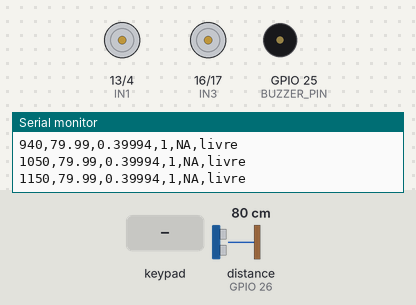
A sketch run on a simulated ESP32. On the bench: motor-driver pin pairs drawn as motors (green arrow = first pin HIGH = forward, orange = second pin HIGH = backward, longer = more drive), buzzer (waves = sounding, pin HIGH), the last lines printed to the serial monitor. Wiring (inferred from the names in the program): ultrasonic range finder: trigger GPIO 27; echo GPIO 26. Inputs (shaded band) come from the test bench; at power-on: distance to the obstacle (sensor on GPIO 26) 80 cm. The echo pulse lasts 58.3 µs per cm; pins used as bus, display or sensor lines are not drawn.

Above: at 1.2 s.
1.3 s: distance to the obstacle (sensor on GPIO 26) set to 22 cm
2.8 s: distance to the obstacle (sensor on GPIO 26) set to 19 cm
At 2.96 s:
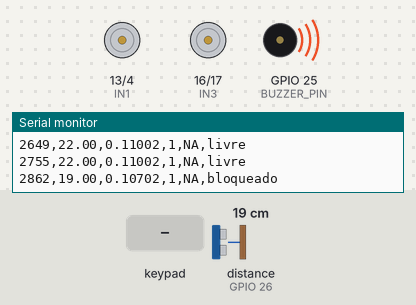
5.8 s: key 'D' pressed
At 5.85 s:
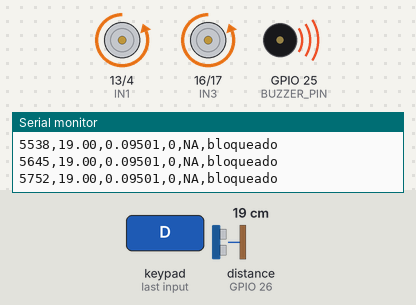
8.8 s: key 'L' pressed
At 9.05 s:
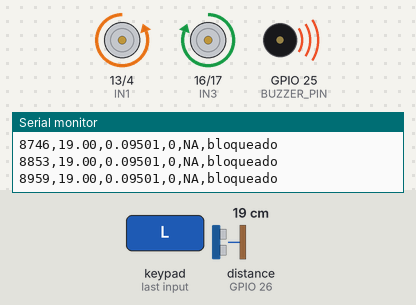
11.8 s: key 'R' pressed
At 11.9 s:
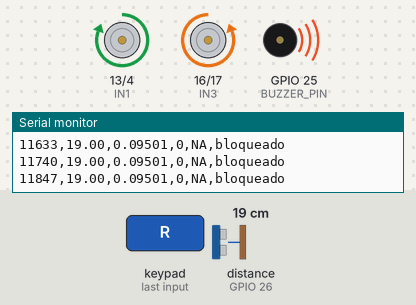
14.8 s: distance to the obstacle (sensor on GPIO 26) set to 35 cm
At 15.3 s:
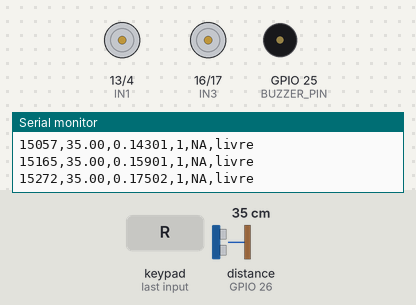
Timing chart, 0 to 17.3 s (numbered marks = the images above; inputs shaded):
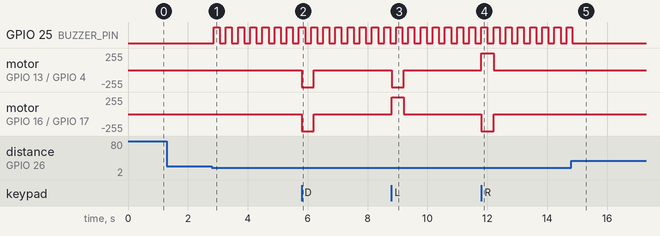

Measured:
- the behaviour switches between 21 and 20 cm on distance to the obstacle (sensor on GPIO 26) (found by bisection; images 0 and 1)
- after the input at 2.8 s, GPIO 25 (BUZZER_PIN): alternates HIGH for 0.20 s and LOW for 0.20 s, starting after 0.06 s
- after the input at 5.8 s, motor on GPIO 13 (IN1) / GPIO 4 (IN2), motor on GPIO 16 (IN3) / GPIO 17 (IN4): stopped → backward 255/255 at once, → stopped 0.40 s later
- after the input at 8.8 s, motor on GPIO 13 (IN1) / GPIO 4 (IN2): stopped → backward 255/255 at once, → stopped 0.40 s later; motor on GPIO 16 (IN3) / GPIO 17 (IN4): stopped → forward 255/255 at once, → stopped 0.40 s later
- after the input at 11.8 s, motor on GPIO 13 (IN1) / GPIO 4 (IN2): stopped → forward 255/255 at once, → stopped 0.40 s later; motor on GPIO 16 (IN3) / GPIO 17 (IN4): stopped → backward 255/255 at once, → stopped 0.40 s later
- after the input at 14.8 s, GPIO 25 (BUZZER_PIN): goes on until 14.8 s, then stays LOW

The sketch:

carrinhoV2.ino
```cpp
#include <DabbleESP32.h>

// Após treinar e exportar a Arduino Library no Edge Impulse:
// 1. Instale o ZIP da biblioteca no Arduino IDE.
// 2. Troque o nome do cabeçalho abaixo pelo nome real do arquivo exportado.
// 3. Mude TINYML_MODEL_READY de 0 para 1.
#define TINYML_MODEL_READY 0

#if TINYML_MODEL_READY
#define EI_INFERENCING_HEADER "substituir-pelo-projeto_inferencing.h"
#include EI_INFERENCING_HEADER
#endif

// =====================================================
// CONFIGURAÇÕES GERAIS
// =====================================================

#define BLUETOOTH_NAME "My Bluetooth Car"

#define ULTRASONIC_ENABLED true
#define BUZZER_ENABLED true

#define OBSTACLE_DISTANCE_CM 20.0f
#define MAX_FEATURE_DISTANCE_CM 200.0f
#define MODEL_NEAR_PROBABILITY 0.60f

// =====================================================
// L298N - MOTORES
// =====================================================

#define IN1 13
#define IN2 4
#define IN3 16
#define IN4 17

#define LEFT_INVERTED false
#define RIGHT_INVERTED false

// =====================================================
// HC-SR04 E BUZZER
// =====================================================

#define TRIG_PIN 27
#define ECHO_PIN 26
#define BUZZER_PIN 25

// =====================================================
// VARIÁVEIS
// =====================================================

const int WINDOW_SIZE = 5;

float recentDistances[WINDOW_SIZE] = {0};
float runningSum = 0;

int sampleCount = 0;
int samplePosition = 0;

float distanceCm = 999.0f;
float averageCm = 0.0f;
float feature = 0.0f;
float nearProbability = 0.0f;

bool validEcho = false;
bool modelNear = false;
bool obstacleDetected = true;
bool buzzerState = false;

unsigned long lastDistanceCheck = 0;
unsigned long lastBuzzerUpdate = 0;

// =====================================================
// SETUP
// =====================================================

void setup() {
  Serial.begin(115200);

  pinMode(IN1, OUTPUT);
  pinMode(IN2, OUTPUT);
  pinMode(IN3, OUTPUT);
  pinMode(IN4, OUTPUT);

  pinMode(TRIG_PIN, OUTPUT);
  pinMode(ECHO_PIN, INPUT);
  digitalWrite(TRIG_PIN, LOW);

  pinMode(BUZZER_PIN, OUTPUT);
  digitalWrite(BUZZER_PIN, LOW);

  stopMotors();

  Dabble.begin(BLUETOOTH_NAME);

  // Saída para coleta dos dados.
  // Linhas "sem_eco" não devem ser usadas no treinamento.
  Serial.println(
    "tempo_ms,distancia_cm,feature,label,prob_perto,estado"
  );
}

// =====================================================
// PRÉ-PROCESSAMENTO
// =====================================================

void addDistance(float value) {
  if (sampleCount == WINDOW_SIZE) {
    runningSum -= recentDistances[samplePosition];
  } else {
    sampleCount++;
  }

  recentDistances[samplePosition] = value;
  runningSum += value;

  samplePosition = (samplePosition + 1) % WINDOW_SIZE;

  // Média móvel das últimas cinco leituras válidas.
  averageCm = runningSum / sampleCount;

  // Limitação entre 0 e 200 cm e normalização entre 0 e 1.
  feature =
    constrain(averageCm, 0.0f, MAX_FEATURE_DISTANCE_CM)
    / MAX_FEATURE_DISTANCE_CM;
}

// =====================================================
// CLASSIFICAÇÃO TINYML
// =====================================================

bool classifyNear(float input, float &probability) {
#if TINYML_MODEL_READY

  // Este sketch espera um modelo treinado com UMA feature:
  // a distância média normalizada entre 0 e 1.
  if (EI_CLASSIFIER_DSP_INPUT_FRAME_SIZE != 1) {
    return true;
  }

  float values[] = {input};
  signal_t signal;

  if (numpy::signal_from_buffer(values, 1, &signal) != 0) {
    return true;
  }

  ei_impulse_result_t result = {0};

  if (run_classifier(&signal, &result, false) != EI_IMPULSE_OK) {
    return true;
  }

  bool foundNear = false;

  for (size_t i = 0; i < EI_CLASSIFIER_LABEL_COUNT; i++) {
    String label = String(
      ei_classifier_inferencing_categories[i]
    );

    label.toLowerCase();

    // Aceita os nomes de classe "0" ou "perto".
    if (label == "0" || label == "perto") {
      probability = result.classification[i].value;
      foundNear = true;
    }
  }

  // Se a classe "perto" não for encontrada, bloqueia por segurança.
  return !foundNear ||
         probability >= MODEL_NEAR_PROBABILITY;

#else

  // Antes de instalar a biblioteca, funciona apenas
  // como coleta de dados e proteção pelo limiar de 20 cm.
  probability = 0.0f;
  return false;

#endif
}

// =====================================================
// REGISTRO DOS DADOS
// =====================================================

void printCsv(const char *state) {
  Serial.print(millis());
  Serial.print(',');

  if (validEcho) {
    Serial.print(distanceCm, 2);
    Serial.print(',');

    Serial.print(feature, 5);
    Serial.print(',');

    // Rótulo calculado pela média móvel.
    Serial.print(
      averageCm <= OBSTACLE_DISTANCE_CM ? 0 : 1
    );
  } else {
    Serial.print("NA,NA,NA");
  }

  Serial.print(',');

#if TINYML_MODEL_READY
  if (validEcho) {
    Serial.print(nearProbability, 5);
  } else {
    Serial.print("NA");
  }
#else
  Serial.print("NA");
#endif

  Serial.print(',');
  Serial.println(state);
}

// =====================================================
// LOOP PRINCIPAL
// =====================================================

void loop() {
  Dabble.processInput();

  // Lê o sensor aproximadamente a cada 100 ms.
  if (
    ULTRASONIC_ENABLED &&
    millis() - lastDistanceCheck >= 100
  ) {
    lastDistanceCheck = millis();

    distanceCm = readDistance();

    // 999 significa ausência de eco, não distância de 999 cm.
    validEcho =
      distanceCm > 0 &&
      distanceCm != 999.0f;

    if (validEcho) {
      addDistance(distanceCm);

      nearProbability = 0.0f;
      modelNear = classifyNear(
        feature,
        nearProbability
      );

      // A proteção física de 20 cm permanece ativa,
      // mesmo quando o modelo estiver instalado.
      obstacleDetected =
        distanceCm <= OBSTACLE_DISTANCE_CM ||
        modelNear;

      printCsv(
        obstacleDetected ? "bloqueado" : "livre"
      );
    } else {
      // Sem leitura válida, bloqueia o avanço.
      obstacleDetected = true;
      printCsv("sem_eco");
    }
  }

  updateBuzzer();

  // FRENTE
  if (GamePad.isUpPressed()) {
    if (
      ULTRASONIC_ENABLED &&
      obstacleDetected
    ) {
      stopMotors();
    } else {
      moveForward();
    }
  }

  // RÉ
  else if (GamePad.isDownPressed()) {
    moveBackward();
  }

  // ESQUERDA
  else if (GamePad.isLeftPressed()) {
    turnLeft();
  }

  // DIREITA
  else if (GamePad.isRightPressed()) {
    turnRight();
  }

  // PARADO
  else {
    stopMotors();
  }

  delay(10);
}

// =====================================================
// MOVIMENTAÇÃO
// =====================================================

void moveForward() {
  setLeftMotor(true);
  setRightMotor(true);
}

void moveBackward() {
  setLeftMotor(false);
  setRightMotor(false);
}

void turnLeft() {
  setLeftMotor(false);
  setRightMotor(true);
}

void turnRight() {
  setLeftMotor(true);
  setRightMotor(false);
}

void stopMotors() {
  digitalWrite(IN1, LOW);
  digitalWrite(IN2, LOW);

  digitalWrite(IN3, LOW);
  digitalWrite(IN4, LOW);
}

void setLeftMotor(bool forward) {
  bool direction =
    LEFT_INVERTED ? !forward : forward;

  digitalWrite(
    IN1,
    direction ? HIGH : LOW
  );

  digitalWrite(
    IN2,
    direction ? LOW : HIGH
  );
}

void setRightMotor(bool forward) {
  bool direction =
    RIGHT_INVERTED ? !forward : forward;

  digitalWrite(
    IN3,
    direction ? HIGH : LOW
  );

  digitalWrite(
    IN4,
    direction ? LOW : HIGH
  );
}

// =====================================================
// LEITURA DO SENSOR HC-SR04
// =====================================================

float readDistance() {
  digitalWrite(TRIG_PIN, LOW);
  delayMicroseconds(2);

  digitalWrite(TRIG_PIN, HIGH);
  delayMicroseconds(10);

  digitalWrite(TRIG_PIN, LOW);

  unsigned long duration =
    pulseIn(ECHO_PIN, HIGH, 30000);

  if (duration == 0) {
    return 999.0f;
  }

  return duration * 0.0343f / 2.0f;
}

// =====================================================
// BUZZER
// =====================================================

void updateBuzzer() {
  if (!BUZZER_ENABLED) {
    return;
  }

  if (obstacleDetected) {
    if (
      millis() - lastBuzzerUpdate >= 200
    ) {
      lastBuzzerUpdate = millis();

      buzzerState = !buzzerState;

      digitalWrite(
        BUZZER_PIN,
        buzzerState ? HIGH : LOW
      );
    }
  } else {
    buzzerState = false;

    digitalWrite(
      BUZZER_PIN,
      LOW
    );
  }
}
```
